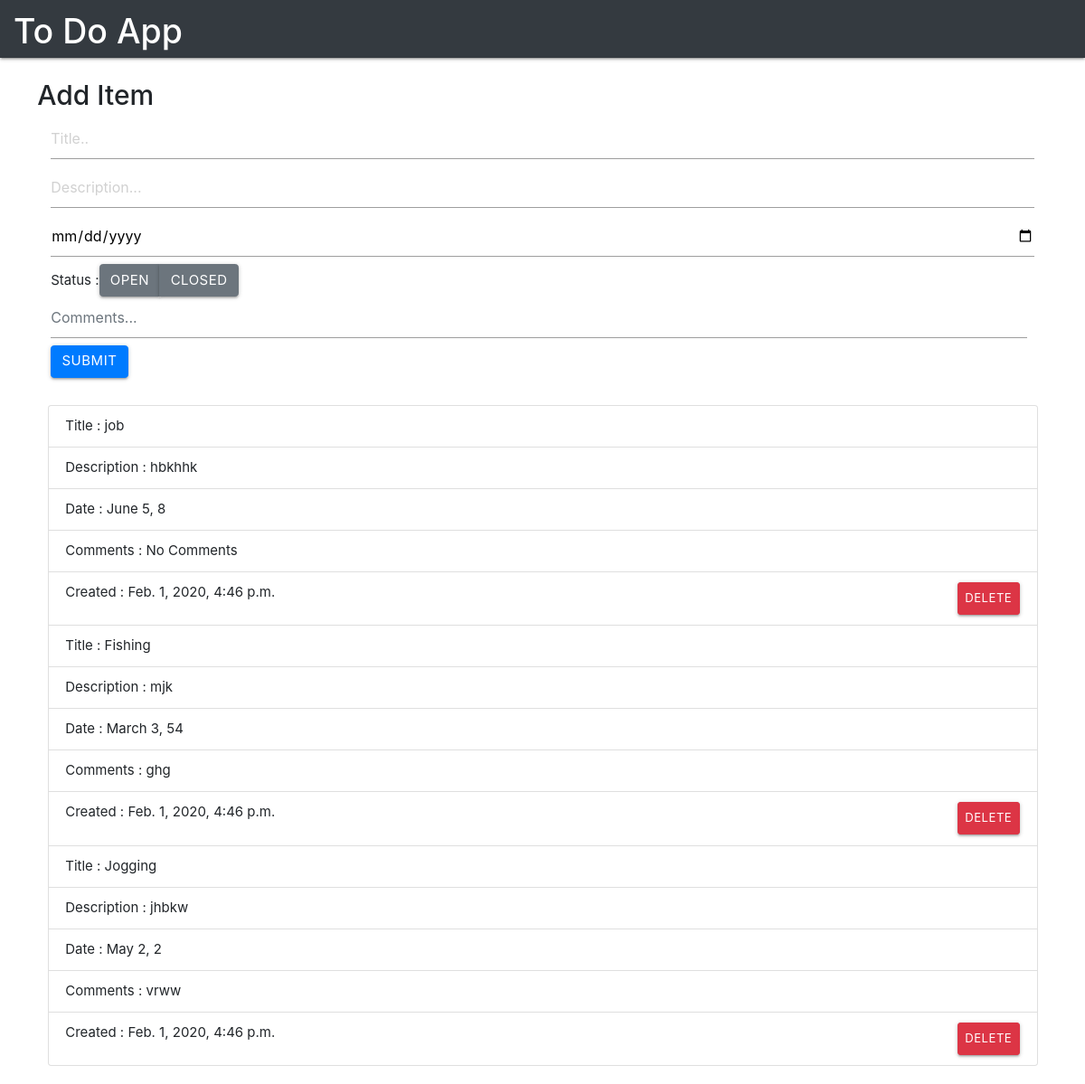
The page / on the database its author committed.
### app1/models.py (models this page shows, shortened)
class Todo(models.Model):
    title = models.CharField(max_length=20)
    desc = models.TextField(max_length=200)
    added_date = models.DateField(default=date.today())
    comment = models.TextField(max_length=20)
    created = models.DateTimeField(default=datetime.now())

### app1/views.py (the view)
# urls.py: 2. Add a URL to urlpatterns:  path('', views.home, name='home')
def home(request):
    todo_items = Todo.objects.all().order_by("-id")
    return render(request, 'main/index.html', {
        "todo_items": todo_items
    })

### templates/main/index.html (shortened to what this page needs)
{% extends "base.html" %} {% block content %}
<div class="row mt-4">
	<div class="col">
		<h2>Add Item</h2>
    <form action="add_todo/" method="post" class="form-inline container">
           <input type="text" required name="title"  placeholder="Title..">
           <input type="text" required name="desc" placeholder="Description...">
           <input type="date" required name="date"  placeholder="End Date...">
            Status :
            <div class="btn-group btn-group-toggle" data-toggle="buttons">
                <label class="btn btn-secondary ">
                <input type="radio" name="options" value="Open" id="option1" autocomplete="off" checked> Open
                </label>
                <label class="btn btn-secondary">
                <input type="radio" name="options" value="Closed" id="option2" autocomplete="off"> Closed
                </label>
            </div>
            <input type="text" id="comments"  name="content" class="form-control mb-2 mr-sm-2" placeholder="Comments...">
          <div class="right-align"><button type="submit" class="btn btn-primary mb-2 ">Submit</button></div>
    </form>
  </div>
</div>
  <div class="row mt-4">
    <div class="col">
      <ul class="list-group col s12">
        {% for todo_item in todo_items %}
          <li class="list-group-item">Title : {{ todo_item.title }}
          <li class="list-group-item"> Description : {{ todo_item.desc }}
          <li class="list-group-item">Date : {{ todo_item.added_date }}
          <li class="list-group-item">Comments : {{ todo_item.comment}}
          <li class="list-group-item">Created : {{ todo_item.created}}
            <div class="float-right">
              <form action="delete_todo/{{todo_item.id}}/" method="post">
                <button type="submit" class="btn btn-sm btn-danger">Delete</button>
              </form>
            </div>
          </li>
        {% endfor %}
      </ul>
    </div>
{% endblock content %}

### templates/base.html (shortened to what this page needs)
<!DOCTYPE html>
<html lang="en">
<head>
<link rel="stylesheet" href="https://cdnjs.cloudflare.com/ajax/libs/materialize/1.0.0/css/materialize.min.css">
<link rel="stylesheet" href="https://stackpath.bootstrapcdn.com/bootstrap/4.3.1/css/bootstrap.min.css">
</head>
<body>
  <nav class="navbar navbar-dark bg-dark">
      <a class="navbar-brand" href="#"><h1>To Do App</h1></a>
  </nav>
  <div class="container">
	  {% block content %}{% endblock content %}
</body>
</html>

### rows shown on the page
Todo: title "job", desc "hbkhhk", added_date "June 5, 8", comment "No Comments", created "Feb. 1, 2020, 4:46 p.m."
Todo: title "Fishing", desc "mjk", added_date "March 3, 54", comment "ghg", created "Feb. 1, 2020, 4:46 p.m."
Todo: title "Jogging", desc "jhbkw", added_date "May 2, 2", comment "vrww", created "Feb. 1, 2020, 4:46 p.m."
